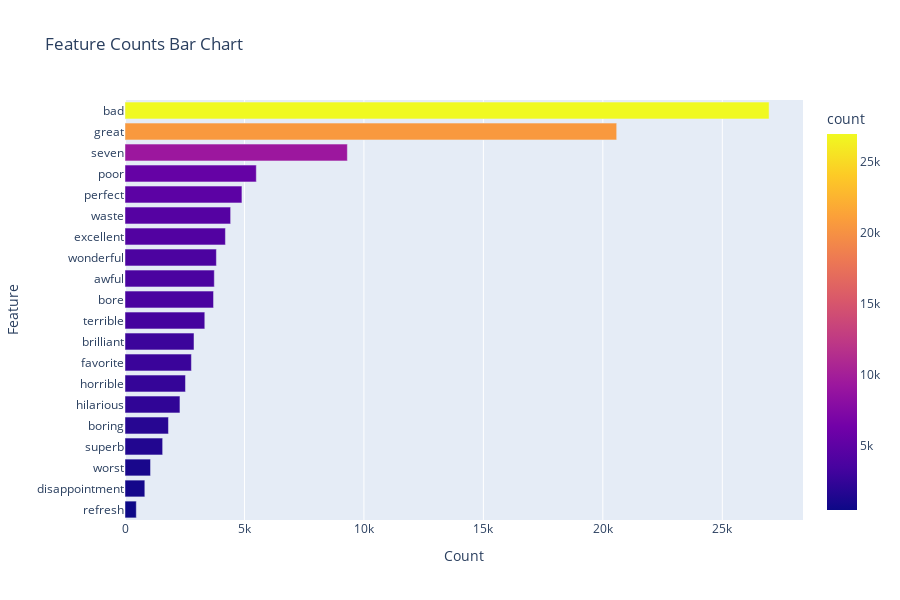

This figure's notebook cell:
### Code cell
count_df = pd.DataFrame(list(feature_counts.items()), columns=['feature', 'count'])
count_df = count_df.sort_values('count', ascending=True)

fig = px.bar(
    count_df,
    x='count',
    y='feature',
    orientation='h',
    color='count',
    title='Feature Counts Bar Chart',
    height=600
)
fig.update_layout(
    yaxis_title='Feature',
    xaxis_title='Count',
)
fig.show()

### Figure 1 — Plotly figure (JSON) as saved in the notebook; plotly's stock layout.template omitted (floating-point values rounded to 4 significant figures)
{"data": [{"hovertemplate": "count=%{marker.color}<br>feature=%{y}<extra></extra>", "legendgroup": "", "marker": {"color": [473, 830, 1069, 1576, 1819, 2300, 2531, 2780, 2888, 3340, 3706, 3738, 3825, 4203, 4421, 4894, 5496, 9307, 20580, 26959], "coloraxis": "coloraxis", "pattern": {"shape": ""}}, "name": "", "orientation": "h", "showlegend": false, "textposition": "auto", "type": "bar", "x": [473, 830, 1069, 1576, 1819, 2300, 2531, 2780, 2888, 3340, 3706, 3738, 3825, 4203, 4421, 4894, 5496, 9307, 20580, 26959], "xaxis": "x", "y": ["refresh", "disappointment", "worst", "superb", "boring", "hilarious", "horrible", "favorite", "brilliant", "terrible", "bore", "awful", "wonderful", "excellent", "waste", "perfect", "poor", "seven", "great", "bad"], "yaxis": "y"}], "layout": {"barmode": "relative", "coloraxis": {"colorbar": {"title": {"text": "count"}}, "colorscale": [[0, "#0d0887"], [0.1111, "#46039f"], [0.2222, "#7201a8"], [0.3333, "#9c179e"], [0.4444, "#bd3786"], [0.5556, "#d8576b"], [0.6667, "#ed7953"], [0.7778, "#fb9f3a"], [0.8889, "#fdca26"], [1, "#f0f921"]]}, "height": 600, "legend": {"tracegroupgap": 0}, "title": {"text": "Feature Counts Bar Chart"}, "xaxis": {"anchor": "y", "domain": [0, 1], "title": {"text": "Count"}}, "yaxis": {"anchor": "x", "domain": [0, 1], "title": {"text": "Feature"}}}}
